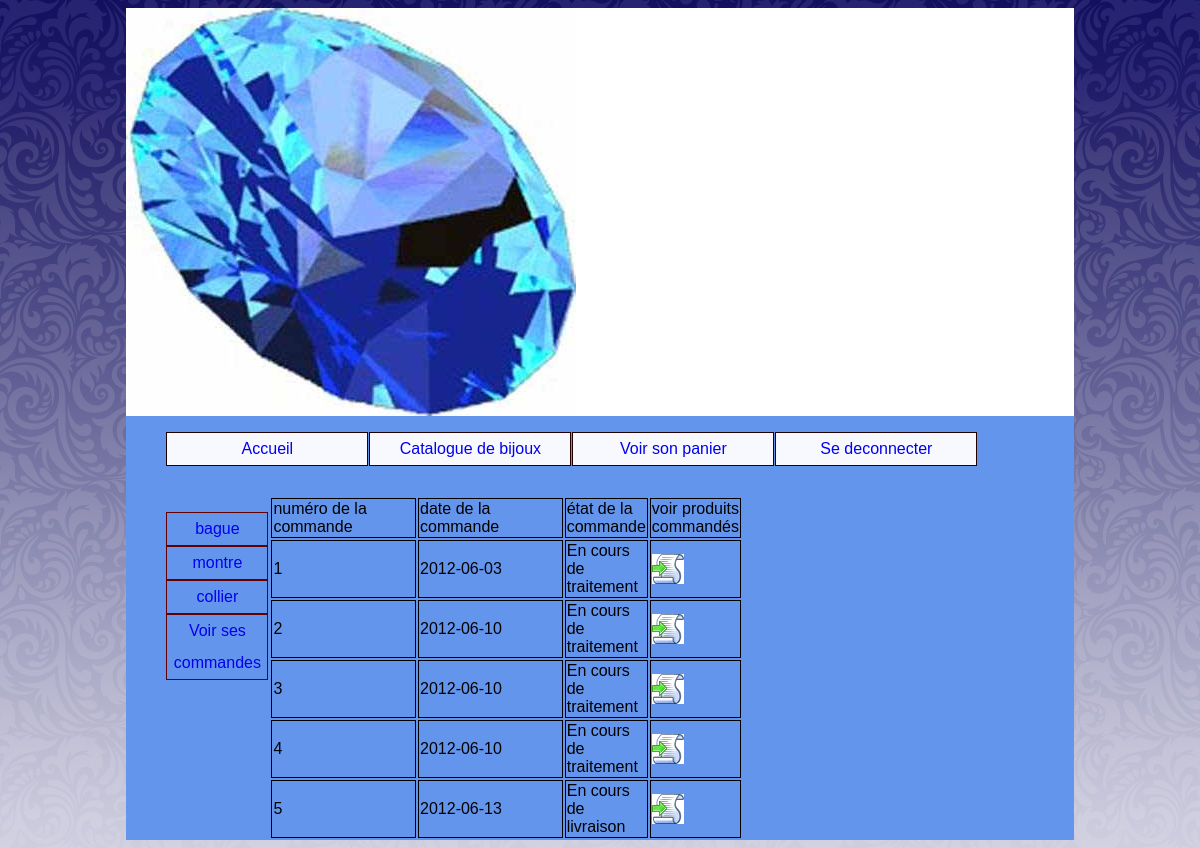
The page /index.php?uc=voirBijoux&action=voirCommandes (signed in) on the database its author committed.
### tables this page shows
CREATE TABLE `categorie` (
  `ID_CAT` int(4) NOT NULL auto_increment,
  `NOM_CAT` char(32) default NULL,
  PRIMARY KEY  (`ID_CAT`)
);

CREATE TABLE `panier` (
  `ID_PANIER` int(8) NOT NULL auto_increment,
  `ID_CLIENT` int(8) NOT NULL,
  `DATE_PANIER` date default NULL,
  `ID_ETAT` int(11) NOT NULL,
  PRIMARY KEY  (`ID_PANIER`)
);

### util/class.pdoBijoux.inc.php (called while the page is built, shortened)
<?php
class Pdovente_bijoux
{
      	private static $serveur='mysql:host=localhost';
      	private static $bdd='dbname=vente_bijoux';
      	private static $user='root' ;
      	private static $mdp='' ;
		private static $monPdo;
		private static $monPdovente_bijoux = null;
	private function __construct()
	{
    		Pdovente_bijoux::$monPdo = new PDO(Pdovente_bijoux::$serveur.';'.Pdovente_bijoux::$bdd, Pdovente_bijoux::$user, Pdovente_bijoux::$mdp);
			Pdovente_bijoux::$monPdo->query("SET CHARACTER SET utf8");
	}
	public  static function getPdovente_bijoux()
	{
		if(Pdovente_bijoux::$monPdovente_bijoux == null)
		{
			Pdovente_bijoux::$monPdovente_bijoux= new Pdovente_bijoux();
		}
		return Pdovente_bijoux::$monPdovente_bijoux;
	}
	public function getLesCategories()
	{
		$req = "select * from categorie";
		$res = Pdovente_bijoux::$monPdo->query($req);
		$lesLignes = $res->fetchAll();
		return $lesLignes;
	}
			public function idclient($login)
	{
			$req = "select ID_CLIENT from client where LOGIN_CLIENT='$login'";
			$res = Pdovente_Bijoux::$monPdo->query($req);
			$id = $res->fetch();
			return $id['ID_CLIENT'];
	}
			public function getLesCommandes($idClient)
			{
			$req = "SELECT ID_PANIER, DATE_PANIER, ID_ETAT
			FROM panier
			WHERE ID_CLIENT ='$idClient'";
			$res = Pdovente_Bijoux::$monPdo->query($req);
			$LesCommandes = $res->fetchAll();
			return $LesCommandes;
			}
}
?>

### vues/v_voirCommandesClient.php (the view)
<table id="tabClient">
<tr>
<td>numéro de la commande</td><td>date de la commande</td><td>état de la commande</td><td>voir produits commandés</td>
</tr>
<?php
foreach($lesCommandes as $uneCommande)
{
	$numCo = $uneCommande['ID_PANIER'];
	$dateCo = $uneCommande['DATE_PANIER'];
	$numEtat = $uneCommande['ID_ETAT'];
	if ($numEtat == 0)
	{
		$nameEtat = "En cours de traitement";
	}
	else
	{
	if ($numEtat == 1)
	{
		$nameEtat = "En cours de livraison";
	}
	else
	{
	if($numEtat == 2)
	{
		$nameEtat = "Produit livré";
	}
	}
	}
	?>
	<ul>
<tr>
<td><?php echo $numCo ?></td><td><?php echo $dateCo ?></td><td><?php echo $nameEtat ?></td>
<td><a href=index.php?uc=voirBijoux&commande=<?php echo $numCo ?>&action=voirDetailCommandeClient><img src="images/list.gif" TITLE="Voir les produits commandés" </a></td>
</tr>
	</ul>
<?php
}
?>
</table>

### index.php (shortened to what this page needs)
<div id="corps">
<?php
require_once("util/class.pdoBijoux.inc.php");
include("vues/v_entete.php");
include("vues/v_bandeau.php");
if(!isset($_REQUEST['uc']))
     $uc = 'accueil';
else
	$uc = $_REQUEST['uc'];
$pdo = Pdovente_bijoux::getPdovente_bijoux();
switch($uc)
{
	case 'voirBijoux' :
		{include("controleurs/c_voirBijoux.php");break;}
}
include("vues/v_pied.php") ;
?>
</div>

### vues/v_entete.php (shortened to what this page needs)
<html lang="fr">
<head>
<link href="util/cssGeneral.css" rel="stylesheet" type="text/css">
</head>
<body >

### vues/v_bandeau.php (shortened to what this page needs)
<div id="bandeau">
<img src="Images/rubon0.jpg"	alt="Bijoux" title="Bijoux"/>
</div>
<ul id="menu">
<?php
if(isset($_SESSION['logincli']))
		{
		?><li><a href="index.php?uc=accueil"> Accueil </a></li>
	<li><a href="index.php?uc=voirBijoux&action=voirCategories"> Catalogue de bijoux </a></li>
		<li><a href="index.php?uc=panier&action=voirPanier"> Voir son panier </a></li>
	<li><a href="index.php?uc=connexion&action=deconnexion" onclick="return confirm('Voulez-vous vraiment vous déconnecter ? ');"> Se deconnecter </a></li>
	<?php
	}
	?>
	</ul>

### controleurs/c_voirBijoux.php (shortened to what this page needs)
<?php
$action = $_REQUEST['action'];
switch($action)
{
	case 'voirCommandes':
		$lesCategories = $pdo->getLesCategories();
		include("vues/v_categories_client.php");
		$idClient = $pdo->idclient($_SESSION['logincli']);
		$lesCommandes = $pdo->getLesCommandes($idClient);
		include ("vues/v_voirCommandesClient.php");
		break;
}
?>

### vues/v_categories_client.php
<ul id="categories">
<?php
foreach( $lesCategories as $uneCategorie)
{
	$idCategorie = $uneCategorie['ID_CAT'];
	$libCategorie = $uneCategorie['NOM_CAT'];
	?>
	<li>
		<a href=index.php?uc=connexion&categorie=<?php echo $idCategorie ?>&action=voir_Bijoux2><?php echo $libCategorie ?></a>
	</li>
<?php
}
?>
<li><a href="index.php?uc=voirBijoux&action=voirCommandes"> Voir ses commandes	</a></li>
</ul>

### vues/v_pied.php
</body>
</html>

### util/cssGeneral.css (style rules this page uses)
#tabClient { border-width:1px; border-color:black; width:50%; }
td { border-width:1px; border-style:solid; border-color:black; width:50%; }
#bandeau { background-color: white; }
#menu { height: 3em ; }
#categories { float:left; }
#menu li, #menu li:hover { list-style-type: none; list-style-image:none; float: left ; text-align: center; width: 200px ; border: 1px solid #200 ; margin-right: 1px ; color: rgb(181,164,168); background: #F8F8FF ; }
#menu li a , #categories li a { text-decoration:none; }
#categories li { list-style-type: none; list-style-image:none; margin-right: 1px ; border:1px solid #600; width:100px; text-align:center; background-color: #6495ED; position:relative; }
#corps { margin-left: 10% ; margin-right: 10% ; background-color: #6495ED; }

### rows shown on the page
categorie: NOM_CAT "bague"
categorie: NOM_CAT "montre"
categorie: NOM_CAT "collier"
panier: ID_PANIER "1", DATE_PANIER "2012-06-03", ID_ETAT "En cours de traitement"
panier: ID_PANIER "2", DATE_PANIER "2012-06-10", ID_ETAT "En cours de traitement"
panier: ID_PANIER "3", DATE_PANIER "2012-06-10", ID_ETAT "En cours de traitement"
panier: ID_PANIER "4", DATE_PANIER "2012-06-10", ID_ETAT "En cours de traitement"
panier: ID_PANIER "5", DATE_PANIER "2012-06-13", ID_ETAT "En cours de livraison"
